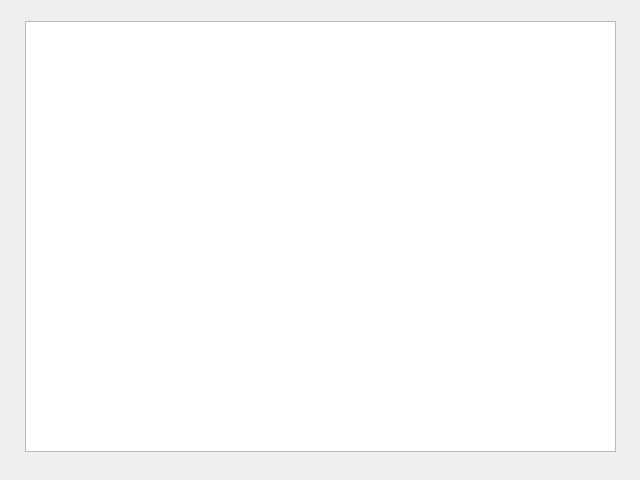
<?xml version="1.0" encoding="UTF-8"?>
<ui version="4.0">
 <class>telaDoRank</class>
 <widget class="QDialog" name="telaDoRank">
  <property name="geometry">
   <rect>
    <x>0</x>
    <y>0</y>
    <width>640</width>
    <height>480</height>
   </rect>
  </property>
  <property name="windowTitle">
   <string>Dialog</string>
  </property>
  <widget class="QTableWidget" name="table_rank">
   <property name="geometry">
    <rect>
     <x>25</x>
     <y>21</y>
     <width>591</width>
     <height>431</height>
    </rect>
   </property>
  </widget>
 </widget>
 <resources/>
 <connections/>
</ui>
